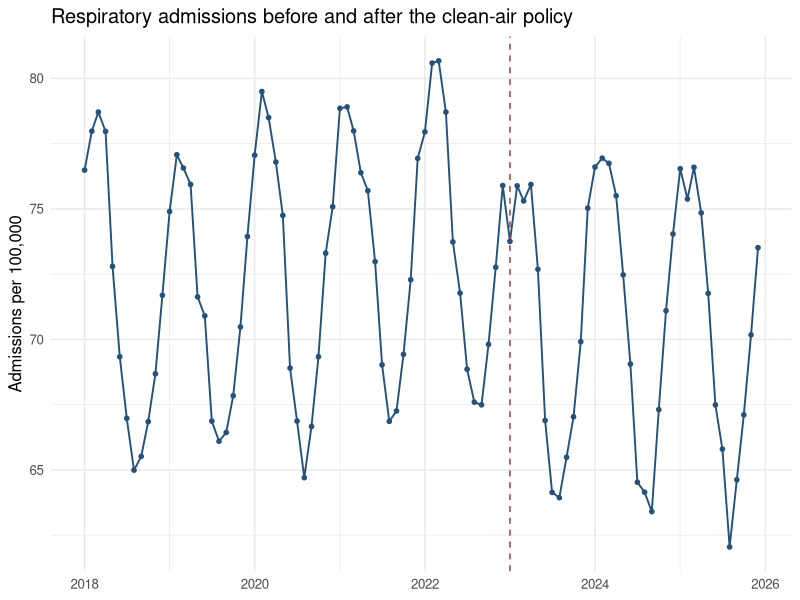
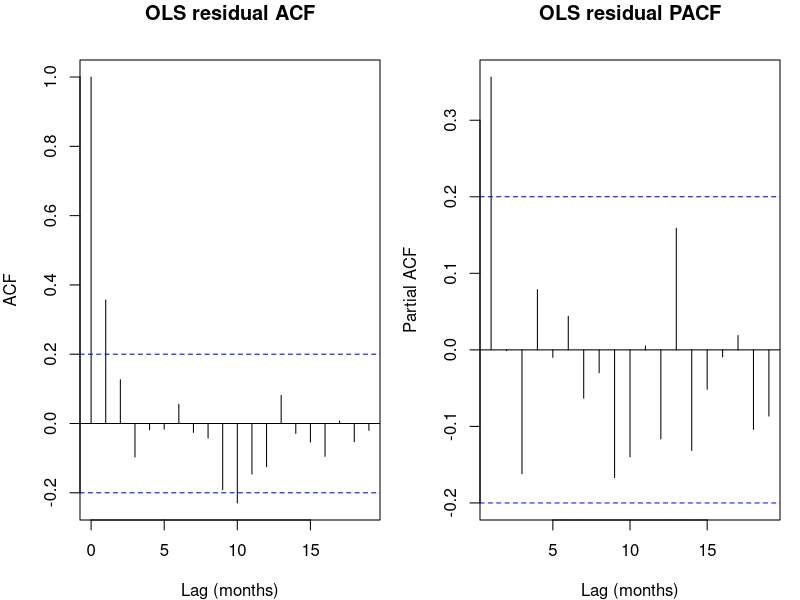
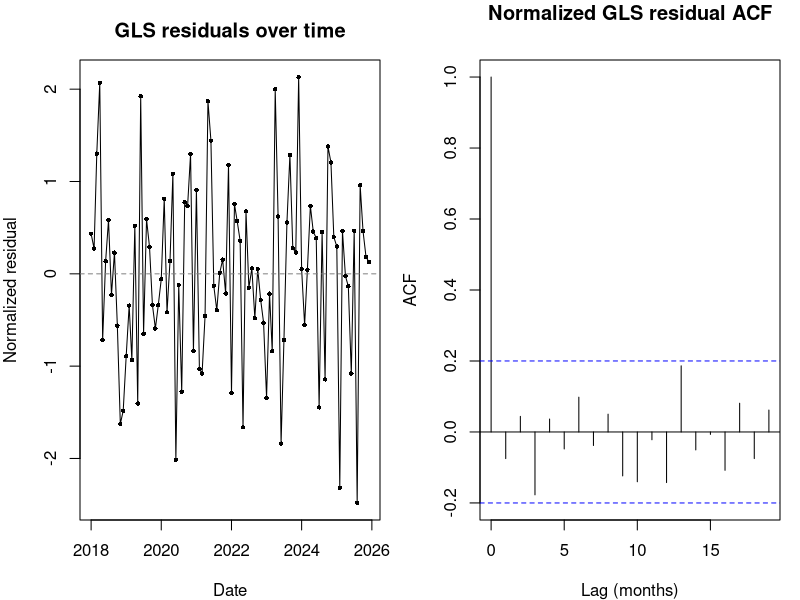
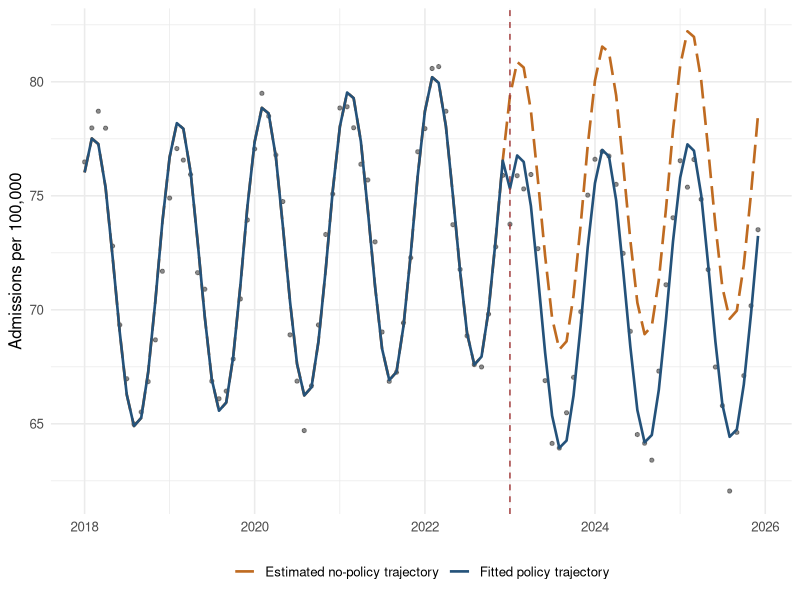

These charts were generated, in order, by the following R code:
## ---- chunk 1
required_packages <- c("ggplot2", "nlme")

missing_packages <- required_packages[!vapply(
  required_packages,
  requireNamespace,
  logical(1),
  quietly = TRUE
)]

if (length(missing_packages) > 0) {
  install.packages(missing_packages, repos = "https://cloud.r-project.org")
}

invisible(lapply(required_packages, library, character.only = TRUE))
## ---- chunk 2
set.seed(20260730)

n_months <- 96L
interruption_time <- 61L

its_data <- data.frame(
  time = seq_len(n_months),
  date = seq(as.Date("2018-01-01"), by = "month", length.out = n_months)
)

its_data$intervention <- as.integer(its_data$time >= interruption_time)
its_data$time_after <- pmax(0L, its_data$time - interruption_time)
its_data$season_sin <- sin(2 * pi * its_data$time / 12)
its_data$season_cos <- cos(2 * pi * its_data$time / 12)

its_data$ar1_error <- as.numeric(
  arima.sim(model = list(ar = 0.55), n = n_months, sd = 1)
)

its_data$admissions_rate <- 70 +
  0.08 * its_data$time -
  4 * its_data$intervention -
  0.10 * its_data$time_after +
  6 * its_data$season_sin +
  2 * its_data$season_cos +
  its_data$ar1_error

stopifnot(
  nrow(its_data) == 96L,
  all(diff(its_data$date) > 0),
  its_data$intervention[interruption_time] == 1L,
  its_data$time_after[interruption_time] == 0L,
  its_data$time_after[interruption_time + 12L] == 12L,
  all(is.finite(its_data$admissions_rate))
)

head(its_data)
tail(its_data)
## ---- chunk 3
ggplot(its_data, aes(x = date, y = admissions_rate)) +
  geom_line(linewidth = 0.65, colour = "#24527a") +
  geom_point(size = 1.25, colour = "#24527a") +
  geom_vline(
    xintercept = its_data$date[interruption_time],
    linetype = "dashed",
    colour = "#a23b3b"
  ) +
  labs(
    x = NULL,
    y = "Admissions per 100,000",
    title = "Respiratory admissions before and after the clean-air policy"
  ) +
  theme_minimal(base_size = 12)
## ---- chunk 4
its_formula <- admissions_rate ~
  time + intervention + time_after + season_sin + season_cos

ols_fit <- lm(its_formula, data = its_data)
summary(ols_fit)

ols_terms <- coef(summary(ols_fit))[c("intervention", "time_after"), ]
ols_terms

stopifnot(
  coef(ols_fit)[["intervention"]] < 0,
  coef(ols_fit)[["time_after"]] < 0
)
## ---- chunk 5
its_data$wrong_time_after <- its_data$time * its_data$intervention

wrong_fit <- lm(
  admissions_rate ~
    time + intervention + wrong_time_after + season_sin + season_cos,
  data = its_data
)

parameterization_comparison <- data.frame(
  Model = c("Correct zero-based post time", "Incorrect time × intervention"),
  `Intervention coefficient` = c(
    coef(ols_fit)[["intervention"]],
    coef(wrong_fit)[["intervention"]]
  ),
  `Slope-change coefficient` = c(
    coef(ols_fit)[["time_after"]],
    coef(wrong_fit)[["wrong_time_after"]]
  ),
  check.names = FALSE
)

parameterization_comparison

maximum_fitted_difference <- max(abs(fitted(ols_fit) - fitted(wrong_fit)))
maximum_fitted_difference

stopifnot(
  maximum_fitted_difference < 1e-8,
  abs(coef(ols_fit)[["intervention"]] -
    coef(wrong_fit)[["intervention"]]) > 1
)
## ---- chunk 6
old_par <- par(mfrow = c(1, 2), mar = c(4, 4, 3, 1))

acf(
  residuals(ols_fit),
  main = "OLS residual ACF",
  xlab = "Lag (months)"
)
pacf(
  residuals(ols_fit),
  main = "OLS residual PACF",
  xlab = "Lag (months)"
)

par(old_par)
## ---- chunk 7
gls_fit <- gls(
  its_formula,
  data = its_data,
  correlation = corAR1(form = ~ time),
  method = "REML"
)

gls_terms <- summary(gls_fit)$tTable[c("intervention", "time_after"), ]

model_comparison <- data.frame(
  Model = rep(c("OLS", "GLS with AR(1) errors"), each = 2),
  Term = rep(c("Immediate level change", "Monthly trend change"), times = 2),
  Estimate = c(
    ols_terms[, "Estimate"],
    gls_terms[, "Value"]
  ),
  `Standard error` = c(
    ols_terms[, "Std. Error"],
    gls_terms[, "Std.Error"]
  ),
  check.names = FALSE
)

model_comparison

stopifnot(
  coef(gls_fit)[["intervention"]] < 0,
  coef(gls_fit)[["time_after"]] < 0,
  all(is.finite(model_comparison$Estimate)),
  all(is.finite(model_comparison$`Standard error`))
)
## ---- chunk 8
normalized_residuals <- residuals(gls_fit, type = "normalized")

old_par <- par(mfrow = c(1, 2), mar = c(4, 4, 3, 1))

plot(
  its_data$date,
  normalized_residuals,
  type = "o",
  pch = 16,
  cex = 0.6,
  xlab = "Date",
  ylab = "Normalized residual",
  main = "GLS residuals over time"
)
abline(h = 0, lty = 2, col = "gray50")

acf(
  normalized_residuals,
  main = "Normalized GLS residual ACF",
  xlab = "Lag (months)"
)

par(old_par)
## ---- chunk 9
effect_at_horizon <- function(model, h) {
  beta_hat <- coef(model)
  beta_vcov <- vcov(model)
  weights <- c(intervention = 1, time_after = h)
  relevant_vcov <- beta_vcov[names(weights), names(weights), drop = FALSE]

  estimate <- sum(weights * beta_hat[names(weights)])
  standard_error <- sqrt(
    as.numeric(t(weights) %*% relevant_vcov %*% weights)
  )

  data.frame(
    Horizon = h,
    Estimate = estimate,
    `Standard error` = standard_error,
    `Lower 95% CI` = estimate - qnorm(0.975) * standard_error,
    `Upper 95% CI` = estimate + qnorm(0.975) * standard_error,
    check.names = FALSE
  )
}

horizon_effects <- do.call(
  rbind,
  lapply(c(0, 12, 24), function(h) effect_at_horizon(gls_fit, h))
)

horizon_effects$Horizon <- c("Immediate", "12 months", "24 months")
horizon_effects

stopifnot(
  all(is.finite(as.matrix(horizon_effects[-1]))),
  all(horizon_effects$Estimate < 0),
  horizon_effects$Estimate[3] < horizon_effects$Estimate[1]
)
## ---- chunk 10
counterfactual_data <- transform(
  its_data,
  intervention = 0L,
  time_after = 0L
)

its_data$fitted_policy <- as.numeric(predict(gls_fit, newdata = its_data))
its_data$counterfactual <- as.numeric(
  predict(gls_fit, newdata = counterfactual_data)
)

trajectory_data <- rbind(
  data.frame(
    date = its_data$date,
    series = "Fitted policy trajectory",
    value = its_data$fitted_policy
  ),
  data.frame(
    date = its_data$date,
    series = "Estimated no-policy trajectory",
    value = its_data$counterfactual
  )
)

ggplot(its_data, aes(x = date, y = admissions_rate)) +
  geom_point(size = 1.1, alpha = 0.65, colour = "#4d4d4d") +
  geom_line(
    data = trajectory_data,
    aes(y = value, colour = series, linetype = series),
    linewidth = 0.9
  ) +
  geom_vline(
    xintercept = its_data$date[interruption_time],
    linetype = "dashed",
    colour = "#a23b3b"
  ) +
  scale_colour_manual(
    values = c(
      "Fitted policy trajectory" = "#24527a",
      "Estimated no-policy trajectory" = "#bf6b21"
    )
  ) +
  scale_linetype_manual(
    values = c(
      "Fitted policy trajectory" = "solid",
      "Estimated no-policy trajectory" = "longdash"
    )
  ) +
  labs(
    x = NULL,
    y = "Admissions per 100,000",
    colour = NULL,
    linetype = NULL
  ) +
  theme_minimal(base_size = 12) +
  theme(legend.position = "bottom")
